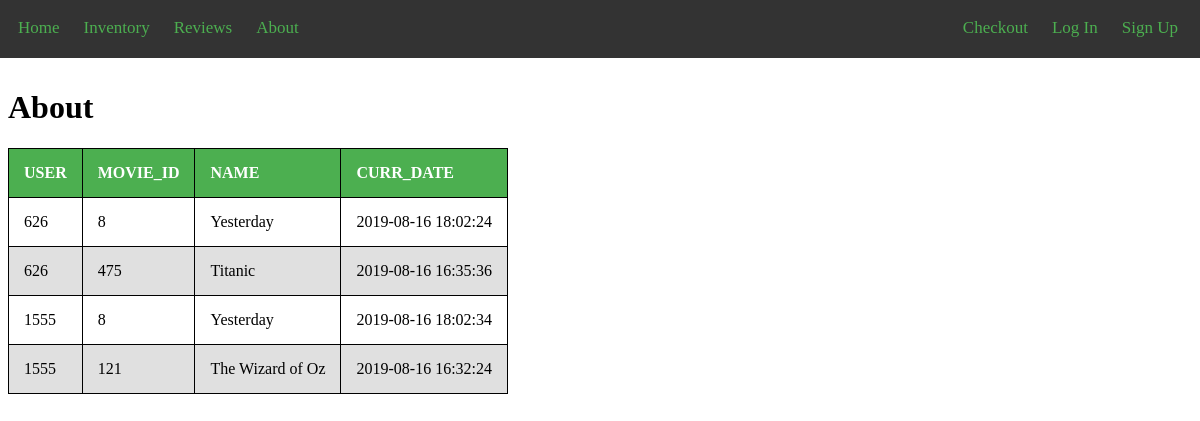
Page /about.php on the committed database.
### tables this page shows
CREATE TABLE `Rented` (
  `USER_ID` int(4) NOT NULL,
  `MOVIE_ID` int(4) NOT NULL,
  `CURR_DATE` datetime NOT NULL DEFAULT current_timestamp()
);

CREATE TABLE `Movie` (
  `MOVIE_ID` int(4) NOT NULL,
  `NAME` varchar(30) NOT NULL,
  `DESCRIPTION` varchar(250) NOT NULL,
  `YEAR` int(4) NOT NULL,
  `RATING` int(1) NOT NULL,
  `CATEGORY` varchar(10) NOT NULL
);

### about.php (the view, shortened to what this page needs)
<!DOCTYPE html>
<html>
	<head>
		<link rel="stylesheet" href="main.css">
	</head>
<body>
<?php
	include 'header.php';
	$conn = mysqli_connect(DB_HOST, DB_USER, DB_PASSWORD, DB_NAME);
$query = "SELECT r.USER_ID, r.MOVIE_ID, m.NAME, r.CURR_DATE FROM Rented r LEFT JOIN Movie m ON m.MOVIE_ID = r.MOVIE_ID ";
	$result = mysqli_query($conn, $query);
	if(mysqli_num_rows($result) > 0){
        echo "<h1>About</h1>";
		echo "<table class='table' id='t01' border='1'>";
        echo "<thead>";
			echo "<tr>";
			echo "<th>USER</th>";
			echo "<th>MOVIE_ID</th>";
			echo "<th>NAME</th>";
			echo "<th>CURR_DATE</th>";
			echo "</tr>";
        echo "</thead>";
        echo "<tbody>";
        while($row = mysqli_fetch_array($result)){
					echo "<tr>";
					echo "<td>" . $row['USER_ID'] . "</td>";
					echo "<td>" . $row['MOVIE_ID'] . "</td>";
					echo "<td>" . $row['NAME'] . "</td>";
					echo "<td>" . $row['CURR_DATE'] . "</td>";
					echo "</tr>";
        }
        echo "</tbody>";
        echo "</table>";
    } else{
		echo "<p class='lead'><em>No records were found.</em></p>";
    }
?>
</body>
</html>

### main.css (style rules this page uses)
table { border-collapse: collapse; }
table, th, td { border: 1px solid black; }
th, td { padding: 15px; text-align: left; }
tr:nth-child(even) { background-color: #e0e0e0; }
th { background-color: #4CAF50; color:white; }

### rows in the picture
rented: USER_ID "626", MOVIE_ID "8", MOVIE_ID.NAME "Yesterday", CURR_DATE "2019-08-16 18:02:24"
rented: USER_ID "626", MOVIE_ID "475", MOVIE_ID.NAME "Titanic", CURR_DATE "2019-08-16 16:35:36"
rented: USER_ID "1555", MOVIE_ID "8", MOVIE_ID.NAME "Yesterday", CURR_DATE "2019-08-16 18:02:34"
rented: USER_ID "1555", MOVIE_ID "121", MOVIE_ID.NAME "The Wizard of Oz", CURR_DATE "2019-08-16 16:32:24"
